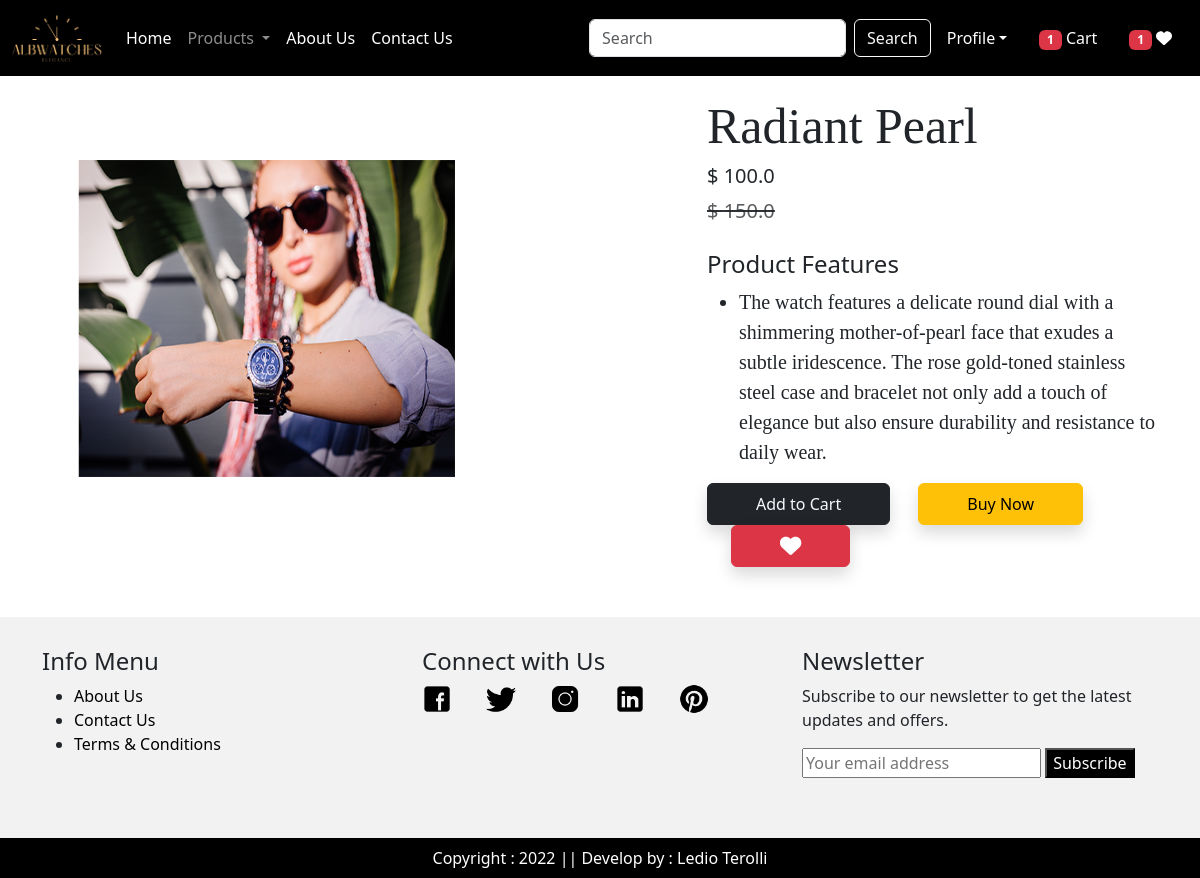
Page /product-detail/3 (signed in) on the committed database.
### app/models.py (models this page shows, shortened)
class Product(models.Model):
    title = models.CharField(max_length=100)
    selling_price = models.FloatField()
    discounted_price = models.FloatField()
    description = models.TextField()
    category = models.CharField(choices=CATEGORY_CHOICES, max_length=2)
    product_image = models.ImageField(upload_to='product')

### app/views.py (the view)
# urls.py: path("product-detail/<int:pk>", views.ProductDetail.as_view(),name="product-detail"),
@method_decorator(login_required, name='dispatch')
class ProductDetail(View):
    def get(self, request, pk):
        product = Product.objects.get(pk=pk)
        wishlist = Wishlist.objects.filter(Q(product=product) & Q(user=request.user))
        totalitem = 0
        wishitem = 0
        if request.user.is_authenticated:
            totalitem = len(Cart.objects.filter(user=request.user))
            wishitem = len(Wishlist.objects.filter(user=request.user))
        return render(request, "app/productdetail.html",locals())

### app/templates/app/productdetail.html (shortened to what this page needs)
{% extends "app/base.html" %}
{% load static %}
{% block main-content %}
    <div class="container" style="padding-top: 20px; padding-bottom: 50px;">
        <div class="row flex justify-content-between">
            <div class="img2 col-lg-5 mt-5">
                <img src ="{{product.product_image.url}}" class = "image col-xs-6 col-sm-1 col-lg-12 mt-3 text-sm-center w-100 h-75" alt="">
            </div>
            <div class = "productdetail col-lg-5">
                <h1 style="font-family: Georgia; font-size: 50px;">{{product.title}}</h1>
                <h5>$ {{product.discounted_price}}</h5>
                <small class="text-decoration-line-through text-muted fs-5"><del>$ {{product.selling_price}}</small></del>
                <br><br><h4>Product Features</h4>
                <ul class="fs-5" style="font-family: Rajdhani;">
                    <li>{{product.description}}</li>
                </ul>
                <form action="/add-to-cart" class="d-inline">
                    <button type="submit" class="btn btn-dark text-light shadow px-5 py-2">Add to Cart</button>
                </form>
                <a href="{% url 'showcart' %}" class="btn btn-warning shadow px-5 py-2 ms-4">Buy Now</a>
                {% if wishlist %}
                <a pid={{product.id}} class="minus-wishlist btn btn-danger shadow px-5 py-2 ms-4"><i class="fas fa-heart fa-lg"></i></a>
                {% else %}
                <a pid={{product.id}} class="plus-wishlist btn btn-dark shadow px-5 py-2 ms-4"><i class="fas fa-heart fa-lg"></i></a>
                {% endif %}
            </div>
        </div>
    </div>
{% endblock main-content %}

### rows in the picture
Product: product_image (picture), title "Radiant Pearl", discounted_price "100.0", selling_price "150.0", description "The watch features a delicate round dial with a shimmering mother-of-pearl face that exudes a subtle iridescence. The rose gold-toned stainless steel case and bracelet not only add a touch of elegance but also ensure durability and resistance to daily wear."

### other values in the picture
{{ totalitem }} "1"
{{ wishitem }} "1"
